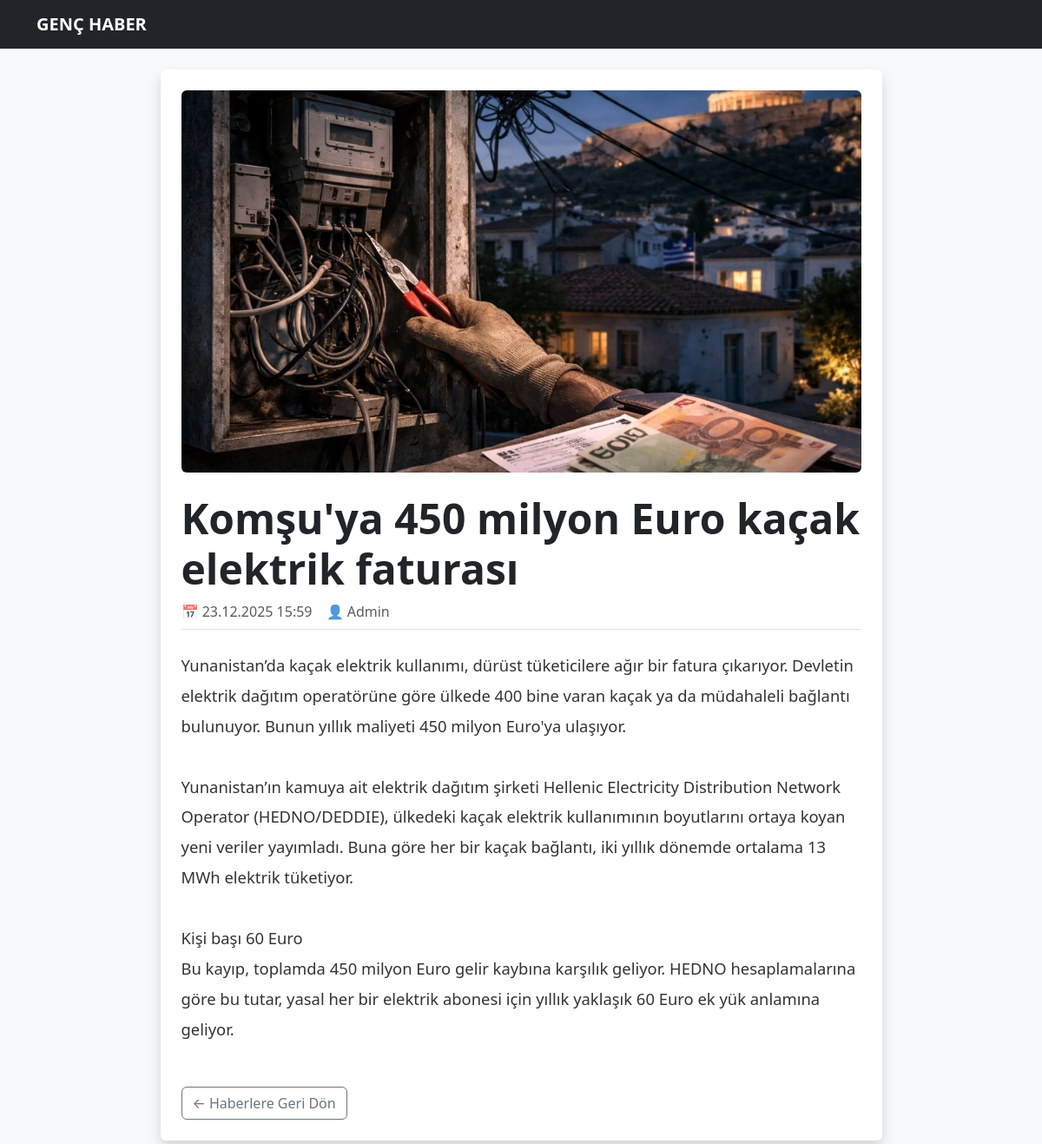
The page /haber_detay.php?id=8 on the database its author committed.
### tables this page shows
CREATE TABLE IF NOT EXISTS `haberler` (
  `id` int NOT NULL AUTO_INCREMENT,
  `baslik` varchar(255) DEFAULT NULL,
  `icerik` text,
  `resim` varchar(255) DEFAULT NULL,
  `tarih` timestamp NULL DEFAULT CURRENT_TIMESTAMP,
  PRIMARY KEY (`id`)
);

### haber_detay.php (the view, shortened to what this page needs)
<?php
include 'baglan.php';
if (isset($_GET['id'])) {
    $id = mysqli_real_escape_string($baglan, $_GET['id']);
    $sorgu = mysqli_query($baglan, "SELECT * FROM haberler WHERE id = '$id'");
    $haber = mysqli_fetch_assoc($sorgu);
} else {
    header("Location: index.php");
    exit();
}
?>
<!DOCTYPE html>
<html lang="tr">
<head>
    <link href="https://cdn.jsdelivr.net/npm/bootstrap@5.3.0/dist/css/bootstrap.min.css" rel="stylesheet">
</head>
<body class="bg-light">
<nav class="navbar navbar-dark bg-dark mb-4">
    <div class="container">
        <a class="navbar-brand fw-bold" href="index.php">GENÇ HABER</a>
    </div>
</nav>
<div class="container pb-5">
    <div class="row justify-content-center">
        <div class="col-md-9">
            <div class="card shadow border-0 p-4">
                <?php if (!empty($haber['resim'])): ?>
                    <img src="img/<?php echo $haber['resim']; ?>" class="img-fluid rounded mb-4" alt="Haber Görseli" style="width: 100%; max-height: 500px; object-fit: cover;">
                <?php endif; ?>
                <h1 class="display-5 fw-bold text-dark"><?php echo $haber['baslik']; ?></h1>
                <div class="d-flex text-muted mb-4 border-bottom pb-2">
                    <span class="me-3">📅 <?php echo date("d.m.Y H:i", strtotime($haber['tarih'])); ?></span>
                    <span>👤 Admin</span>
                </div>
                <div class="haber-metni" style="font-size: 1.15rem; line-height: 1.9; color: #333;">
                    <?php echo nl2br($haber['icerik']); ?>
                </div>
                <div class="mt-5">
                    <a href="index.php" class="btn btn-outline-secondary">← Haberlere Geri Dön</a>
                </div>
            </div>
        </div>
    </div>
</div>
</body>
</html>

### rows shown on the page
haberler: resim (picture), baslik "Komşu'ya 450 milyon Euro kaçak elektrik faturası", tarih "23.12.2025 15:59", icerik "Yunanistan’da kaçak elektrik kullanımı, dürüst tüketicilere ağır bir fatura çıkarıyor. Devletin elektrik dağıtım operatörüne göre ülkede 400 bine varan kaçak ya da müdahaleli bağlantı bulunuyor. Bunun yıllık maliyeti 450 milyon Euro'ya ulaşıyor. Yunanistan’ın kamuya ait elektrik dağıtım şirketi Hellenic Electricity Distribution Network Operator (HEDNO/DEDDIE), ülkedeki kaçak elektrik kullanımının boyutlarını ortaya koyan yeni veriler yayımladı. Buna göre her bir kaçak bağlantı, iki yıllık dönemde ortalama 13 MWh elektrik tüketiyor. Kişi başı 60 Euro Bu kayıp, toplamda 450 milyon Euro gelir kaybına karşılık geliyor. HEDNO hesaplamalarına göre bu tutar, yasal her bir elektrik abonesi için…"
